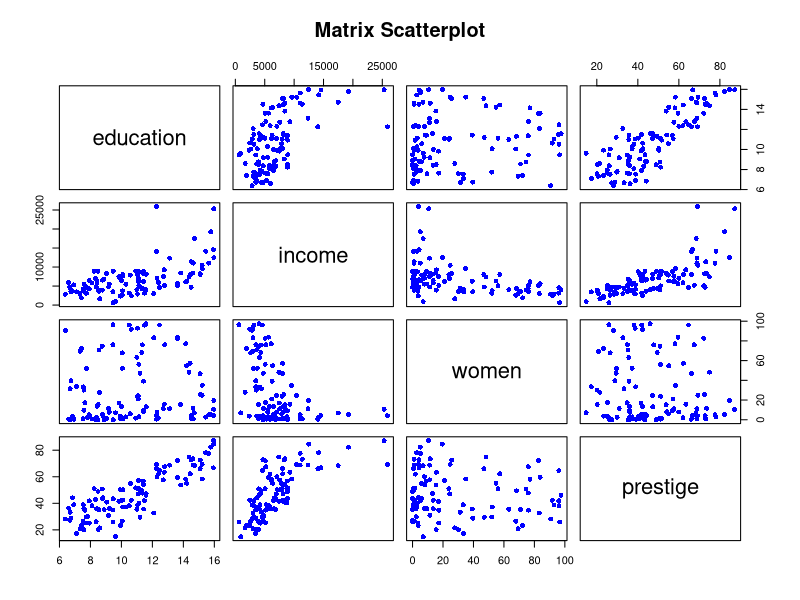

This figure's R source:
# day 15
# 다중선형 회귀분석(mulitple linear regression analysis)
# 회귀식
# y = B0 + B1X1 + B2X2 + B3X3 + ... +BnXn
# 독립변수가 n개인 다중선형 회귀에서 주어진 자료를 이용해 B0, B1, B2, ... , Bn의 값을 알아내는 회귀모델

library(tidyverse)
library(car)

str(Prestige)
head(Prestige)
Prestige

newdata <- Prestige[ , c(1:4)]
head(newdata)
plot(newdata, pch = 16, col = 'blue', main = 'Matrix Scatterplot')

model <- lm(income~education + prestige + women, data = newdata)
model

coef(model) #Intercept == B0
income = (-253.8497) + (177.1990*newdata$education) + (141.4354*newdata$prestige) + (-50.8957*newdata$women)
income # 아래 fitted 값과 같으나 변수 이름이 안나옴
fitted(model)
residuals(model)
deviance(model) # 편차?
deviance(model) / length(newdata$education)
summary(model)
2.2e-16 < 0.05

newdata2 <- Prestige[ , c(1:5)]; newdata2
model2 <- lm (income~., data = newdata2); model2 # 점 찍으면 변수 다 들어감
summary(model2)

library(MASS)
model3 <- stepAIC(model2)
summary(model3) # 영향력이 높은 변수만 골라 출력함 -> model2보다 영향력(Adjusted R-squared, 수정설명력)이 높다
# Mutiple R-squared(결정계수): 종속변수의 변화(변동)을 얼마나 설명하는지나타내는 지표이다(0~1).
# Adjusted R-squared(수정 결정계수): 결정계수(Multiple R-squared)와 차이가 크면 회귀모형을 재검토해야 한다.

# Linear Regression: 연속형 데이터에 대한 예측
# Logistic Regression: 범주형 데이터에 대한 예측 [결과값을 범주형태로 변환해야 함] one-hot encoding(단 하나만 TRUE)

# Logistic Regression (로지스틱 회귀분석)
# 회귀 모델에서 종속변수 값의 형태가 범주형인 경우우
# 예측 모델
# 주어진 데이터로부터 어떤 범주를 예측하는 분야를 회귀와 구분하여 분류(classfication)
# 로지스틱 회귀도 기본적으로 회귀 기법이기 때문에 종속변수는 숫자로 표현되어야 한다.
# 예) YES와 NO는 0과 1로 iris 데이터셋의 setosa, versicolor, virginaca는 1,2,3과 같이 숫자로 바꾼 후에 로지스틱 회계 적용

iris.new <- iris
iris.new$Species <- as.integer(iris.new$Species) #setosa가 1이 됨
head(iris.new)

iris_model <- glm(Species~., data = iris.new) # glm: Logistic Regression에 사용하는 함수
iris_model
coef(iris_model) # 계수를 찾아내는건 linear와 같지만, y값이 범주형이어야 한다
summary(iris_model)

unknown <- data.frame(rbind(c(5.1, 3.5, 1.4, 0.2)))
names(unknown) <- names(iris)[1:4]
unknown

pred <- predict(iris_model, unknown)
pred # 품종 1이 뭔지 모르기에 one-hot 인코딩을 해줘야 함.
pred <- round(pred, 0)
levels(iris$Species)[pred]

test <- iris[, 1:4]

pred <- predict(iris_model, test); pred
pred <- round(pred, 0)

answer <- as.integer(iris$Species); answer
pred == answer
acc <- mean(pred == answer)
acc
